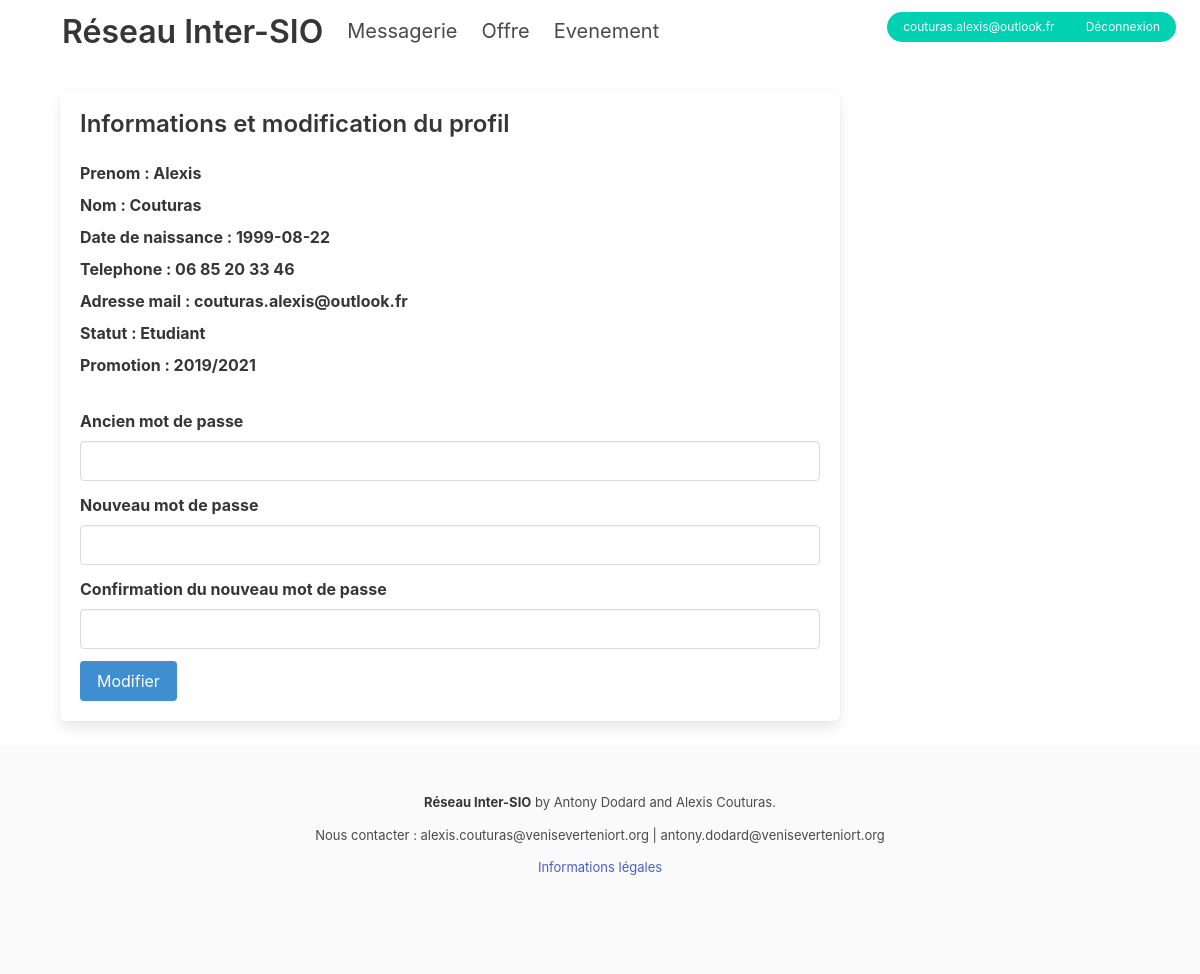
/account/profil.php (signed in), run on the app's committed database.
### tables this page shows
CREATE TABLE IF NOT EXISTS `compte` (
  `mail` varchar(50) NOT NULL,
  `mdp` varchar(16) NOT NULL,
  `type_utilisateur` varchar(16) NOT NULL,
  `nom` varchar(20) NOT NULL,
  `prenom` varchar(20) NOT NULL,
  `tel` varchar(14) DEFAULT NULL,
  `date_naissance` date NOT NULL,
  `id_promo` int(11) DEFAULT NULL,
  PRIMARY KEY (`mail`),
  KEY `FK_promo` (`id_promo`),
  CONSTRAINT `FK_promo` FOREIGN KEY (`id_promo`) REFERENCES `promo` (`id_promo`)
);

CREATE TABLE IF NOT EXISTS `promo` (
  `id_promo` int(11) NOT NULL AUTO_INCREMENT,
  `nom_promo` varchar(50) NOT NULL,
  PRIMARY KEY (`id_promo`)
);

### account/profil.php (the view, shortened to what this page needs)
<?php include('../header.php');
?>
<html>
	<body>
		<div class="box" style="margin-top: 90px; margin-left: 5%; width: 65%">
			<h1 class="title is-4">Informations et modification du profil</h1>
			<?php
				$email = $_SESSION['email'];
				try
				{
					$bdd = new PDO('mysql:host=localhost;dbname=projetphp;charset=utf8', 'root', '');
				}
				catch(Exception $e)
				{
					die('Erreur : '.$e->getMessage());
				}
				if ($_SESSION['statut'] != "Etudiant") {
					$req = $bdd->prepare('SELECT prenom, nom, date_naissance, tel FROM compte WHERE mail = "'.$email.'"');
					$req->execute();
					$ligne = $req->fetch();
					$req->closeCursor();
				} else {
					$req = $bdd->prepare('SELECT prenom, nom, date_naissance, tel, nom_promo FROM compte, promo WHERE compte.id_promo = promo.id_promo AND mail = "'.$email.'"');
					$req->execute();
					$ligne = $req->fetch();
				}
				$i = 0;
				echo '<label class="label">Prenom : '.$ligne[$i].'</label>';
				$i = $i + 1;
				echo '<label class="label">Nom : '.$ligne[$i].'</label>';
				$i = $i + 1;
				echo '<label class="label">Date de naissance : '.$ligne[$i].'</label>';
				$i = $i + 1;
				echo '<label class="label">Telephone : '.$ligne[$i].'</label>';
				echo '<label class="label">Adresse mail : <span id="mail"></span>'.$email.'</span></label>';
				echo '<label class="label">Statut : '.$_SESSION['statut'].'</label>';
				$i = $i + 1;
				if ($_SESSION['statut'] == "Etudiant") {
					echo '<label class="label">Promotion : '.$ligne[$i].'</label>';
				}
			?>
			<br/>
			<div class="field">
				<label class="label">Ancien mot de passe</label>
				<div class="control">
					<input class="input" id="oldPass" type="text">
				</div>
			</div>
			<div class="field">
				<label class="label">Nouveau mot de passe</label>
				<div class="control">
					<input class="input" id="newPass" type="text">
				</div>
			</div>
			<div class="field">
				<label class="label">Confirmation du nouveau mot de passe</label>
				<div class="control">
					<input class="input" id="newPassConfirm" type="text">
				</div>
			</div>
			<button class="button is-info" id="changePassword">Modifier</button>
		</div>
		<?php include('../footer.php'); ?>
	</body>
</html>

### CSS/main.css (style rules this page uses)
html, body { min-height: 850px; }

### data on the page
compte: prenom "Alexis", nom "Couturas", date_naissance "1999-08-22", tel "06 85 20 33 46", id_promo.nom_promo "2019/2021"

### other printed values
$_SESSION['email'] "couturas.alexis@outlook.fr"
$email "couturas.alexis@outlook.fr"
$_SESSION['statut'] "Etudiant"
